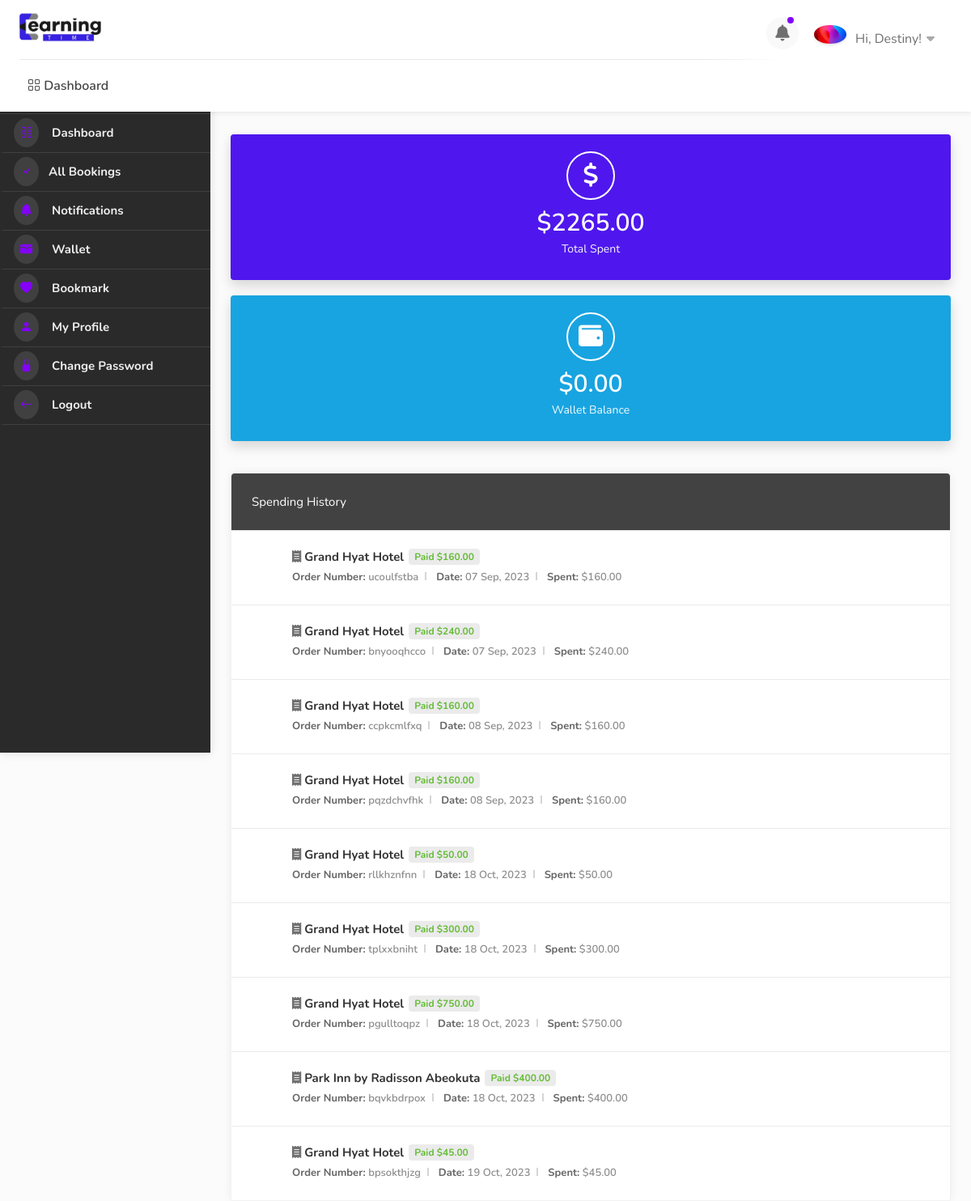
The page /en/dashboard/wallet/ (signed in) on the database its author committed.
### userauths/models.py (models this page shows, shortened)
class User(AbstractUser):
    full_name = models.CharField(max_length=1000, null=True, blank=True)
    username = models.CharField(max_length=100, null=True, blank=True)
    email = models.EmailField(unique=True)
    phone = models.CharField(max_length=100, null=True, blank=True)
    gender = models.CharField(max_length=100, choices=GENDER, null=True, blank=True)
    otp = models.CharField(max_length=100, null=True, blank=True)
    USERNAME_FIELD = "email"
    REQUIRED_FIELDS = ['username']

class Profile(models.Model):
    pid = ShortUUIDField(length=7, max_length=25, alphabet="abcdefghijklmnopqrstuvxyz123")
    image = models.ImageField(upload_to=user_directory_path, default="default.jpg", null=True, blank=True)
    user = models.OneToOneField(User, on_delete=models.CASCADE)
    full_name = models.CharField(max_length=1000, null=True, blank=True)
    phone = models.CharField(max_length=100, null=True, blank=True)
    gender = models.CharField(max_length=100, choices=GENDER, null=True, blank=True)
    country = models.CharField(max_length=100, null=True, blank=True)
    city = models.CharField(max_length=100, null=True, blank=True)
    state = models.CharField(max_length=100, null=True, blank=True)
    address = models.CharField(max_length=1000, null=True, blank=True)
    identity_type = models.CharField(choices=IDENTITY_TYPE, default="national_id_card", max_length=100, null=True, blank=True)
    identity_image = models.ImageField(upload_to=user_directory_path, default="id.jpg", null=True, blank=True)
    facebook = models.URLField(default="https://facebook.com/", null=True, blank=True)
    twitter = models.URLField(default="https://twitter.com/", null=True, blank=True)
    wallet = models.DecimalField(decimal_places=2, max_digits=12, default=0.00)
    verified = models.BooleanField(default=False)
    date = models.DateTimeField(auto_now_add=True, null=True, blank=True)
    class Meta:
        ordering = ["-date"]

### hotel/models.py (models this page shows, shortened)
class Booking(models.Model):
    user = models.ForeignKey(User, on_delete=models.SET_NULL, null=True, blank=True)
    payment_status = models.CharField(max_length=100, choices=PAYMENT_STATUS, default="initiated")
    full_name = models.CharField(max_length=1000, null=True, blank=True)
    email = models.EmailField(null=True, blank=True)
    phone = models.CharField(max_length=1000, null=True, blank=True)
    hotel = models.ForeignKey(Hotel, on_delete=models.SET_NULL, null=True)
    room_type = models.ForeignKey(RoomType, on_delete=models.SET_NULL, null=True)
    room = models.ManyToManyField(Room)
    before_discount = models.DecimalField(max_digits=12, decimal_places=2, default=0.00)
    total = models.DecimalField(max_digits=12, decimal_places=2, default=0.00)
    saved = models.DecimalField(max_digits=12, decimal_places=2, default=0.00)
    check_in_date = models.DateField()
    check_out_date = models.DateField()
    total_days = models.PositiveIntegerField(default=0)
    num_adults = models.PositiveIntegerField(default=1)
    num_children = models.PositiveIntegerField(default=0)
    checked_in = models.BooleanField(default=False)
    checked_out = models.BooleanField(default=False)
    is_active = models.BooleanField(default=True)
    checked_in_tracker = models.BooleanField(default=False, help_text="DO NOT CHECK THIS BOX")
    checked_out_tracker = models.BooleanField(default=False, help_text="DO NOT CHECK THIS BOX")
    date = models.DateTimeField(auto_now_add=True, null=True, blank=True)
    coupons = models.ManyToManyField("hotel.Coupon", blank=True)
    stripe_payment_intent = models.CharField(max_length=200,null=True, blank=True)
    success_id = ShortUUIDField(length=300, max_length=505, alphabet="abcdefghijklmnopqrstuvxyz1234567890")
    booking_id = ShortUUIDField(unique=True, length=10, max_length=20, alphabet="abcdefghijklmnopqrstuvxyz")

class Hotel(models.Model):
    user = models.ForeignKey(User, on_delete=models.CASCADE)
    name = models.CharField(max_length=100,blank=True)
    description = models.TextField( null=True, blank=True)
    image = models.FileField(upload_to="hotel_gallery")
    address = models.CharField(max_length=200)
    mobile = models.CharField(max_length=20)
    email = models.CharField(max_length=20)
    status = models.CharField(choices=HOTEL_STATUS, max_length=10, default="published", null=True, blank=True)
    tags = TaggableManager(blank=True)
    views = models.PositiveIntegerField(default=0)
    featured = models.BooleanField(default=False)
    hid = ShortUUIDField(unique=True, length=10, max_length=20, alphabet="abcdefghijklmnopqrstuvxyz")
    slug = models.SlugField(null=True, blank=True)
    date = models.DateTimeField(auto_now_add=True)
    def hotel_gallery(self):
        return HotelGallery.objects.filter(hotel=self)

### user_dashboard/views.py (the view)
# urls.py: path("wallet/", views.wallet, name="wallet"),
@login_required
def wallet(request):
    bookings = Booking.objects.filter(user=request.user, payment_status="paid")
    total_spent = Booking.objects.filter(user=request.user, payment_status="paid").aggregate(amount=models.Sum('total'))
    context = {
        "bookings":bookings,
        "total_spent":total_spent,
    }
    return render(request, "user_dashboard/wallet.html", context)

### hotel/context_processor.py (called while the page is built)
def default(request):
    if 'selection_data_obj' in request.session:
        total_selected_items = len(request.session['selection_data_obj'])
    else:
        total_selected_items = 0
    try:
        noti = Notification.objects.filter(user=request.user, seen=False)
    except:
        noti = None
    return {
        "total_selected_items": total_selected_items,
        "noti": noti,
    }

### templates/user_dashboard/wallet.html (shortened to what this page needs)
{% extends 'partials/dashboard_base.html' %}
{% load static %}
{% load i18n %}
{% block content %}
    <div id="dashboard">
        {% include 'partials/dashboard_sidebar.html' %}
        <div class="utf_dashboard_content">
            <div class="row">
                <div class="col-lg-6 col-md-12 col-sm-12">
                    <div class="utf_dashboard_stat color-5">
                        <div class="utf_dashboard_stat_content">
                            <h4>${{total_spent.amount|floatformat:2}}</h4>
                            <span>{% trans "Total Spent" %}</span>
                        </div>
                        <div class="utf_dashboard_stat_icon"><i class="fas fa-dollar"></i></div>
                    </div>
                </div>
                <div class="col-lg-6 col-md-12 col-sm-12">
                    <div class="utf_dashboard_stat color-2">
                        <div class="utf_dashboard_stat_content">
                            <h4>${{request.user.profile.wallet|floatformat:2}}</h4>
                            <span>{% trans "Wallet Balance" %}</span>
                        </div>
                        <div class="utf_dashboard_stat_icon"><i class="fas fa-wallet"></i></div>
                    </div>
                </div>
            </div>
            <div class="row">
                <div class="col-lg-12 col-md-12">
                    <div class="utf_dashboard_list_box invoices with-icons margin-top-20">
                        <h4>{% trans "Spending History" %}</h4>
                        <ul>
                            {% for b in bookings %}
                                <li><i class="fas fa-receipt"></i> <strong>{{b.hotel.name}} <span class="paid">{{b.payment_status|title}} ${{ b.total|floatformat:2 }}</span></strong>
                                    <ul>
                                        <li><span>{% trans "Order Number" %}: </span> {{b.booking_id}}</li>
                                        <li><span>{% trans "Date" %}: </span> {{b.date|date:"d M, Y"}}</li>
                                        <li><span>{% trans "Spent" %}: </span> ${{ b.total|floatformat:2 }}</li>
                                    </ul>
                                </li>
                            {% endfor %}
                        </ul>
                    </div>
                </div>
            </div>
        </div>
    </div>
{% endblock content %}

### templates/partials/dashboard_base.html (shortened to what this page needs)
{% load static %}
{% load i18n %}
<!DOCTYPE html>
<html lang="zxx">
<head>
    <link rel="stylesheet" href="{% static 'css/stylesheet.css' %}">
    <link rel="stylesheet" href="{% static 'css/mmenu.css' %}">
    <link rel="stylesheet" href="{% static 'css/perfect-scrollbar.css' %}">
    <link rel="stylesheet" href="{% static 'css/style.css' %}" id="colors">
    <link rel="stylesheet" href="https://cdn.jsdelivr.net/npm/bootstrap-icons@1.10.5/font/bootstrap-icons.css">
    <link rel="stylesheet" href="https://cdnjs.cloudflare.com/ajax/libs/font-awesome/4.7.0/css/font-awesome.css" />
    <link rel="stylesheet" href="https://cdnjs.cloudflare.com/ajax/libs/font-awesome/6.0.0/css/all.min.css" />
    <link rel="stylesheet" href="https://cdn.jsdelivr.net/npm/@mdi/font@7.2.96/css/materialdesignicons.min.css">
    <link href='https://unpkg.com/boxicons@2.1.4/css/boxicons.min.css' rel='stylesheet'>
    <link rel="stylesheet" href="https://cdn.jsdelivr.net/npm/remixicon-ligatures@2.5.0/fonts/remixicon.min.css">
    <link href="https://cdn.jsdelivr.net/npm/remixicon@2.2.0/fonts/remixicon.css" rel="stylesheet">
</head>
<body>
    <div id="main_wrapper">
        <header id="header_part" class="fixed fullwidth_block dashboard">
            <div id="header" class="not-sticky">
                <div class="container">
                    <div class="utf_left_side">
                            <div id="logo"> <a href="{% url 'hotel:index' %}"><img src="{% static 'images/logo.png' %}" alt=""></a> </div>
                        <nav id="navigation" class="style_one">
                            <ul id="responsive">
                                <li><a href="{% url 'dashboard:dashboard' %}"> <i class="bi bi-grid"></i> Dashboard</a></li>
                            </ul>
                        </nav>
                        <div class="clearfix"></div>
                    </div>
                    <div class="utf_right_side">
                        <div class="header_widget">
                            <div class="dashboard_header_button_item {% if noti %} has-noti {% endif %} js-item-menu">
                                <i class="fas fa-bell"></i>
                            </div>
                            <div class="utf_user_menu">
                                <div class="utf_user_name"><span><img src="{{request.user.profile.image.url}}" alt=""></span>{% trans "Hi" %}, {{request.user.username|title}}!</div>
                            </div>
                        </div>
                    </div>
                </div>
            </div>
        </header>
        {% block content %}
        {% endblock content %}
    </div>
</body>
</html>

### static/css/mmenu.css (style rules this page uses)
:root { --mm-line-height: 20px; --mm-listitem-size: 44px; --mm-navbar-size: 44px; --mm-offset-top: 0; --mm-offset-right: 0; --mm-offset-bottom: 0; --mm-offset-left: 0; --mm-color-border: rgba(0, 0, 0, 0.1); --mm-color-button: rgba(0, 0, 0, 0.3); --mm-color-text: rgba(0, 0, 0, 0.75); --mm-color-text-dimmed: rgba(0, 0, 0, 0.3); --mm-color-background: #f3f3f3; --mm-color-background-highlight: rgba(0, 0, 0, 0.05); --mm-color-background-emphasis: rgba(255, 255, 255, 0.4); --mm-shadow: 0 0 10px rgba(0, 0, 0, 0.3) }

### static/css/style.css (style rules this page uses)
body { color: #707070; font-size: 15px; line-height: 28px; background-color: #fff; }
body, h1, h2, h3, h4, h5, h6, input[type="text"], input[type="password"], input[type="email"], textarea, select, input[type="button"], input[type="submit"], button, #tiptip_content, .map-box p, .map-box div, .numerical-rating .utf_counter_star_rating, body .nav_responsive i.menu-trigger:after { font-family: 'Nunito', sans-serif; text-transform: none; }
h1, h2, h3, h4, h5, h6 { color: #323232; }
* { margin: 0px; padding: 0px; box-sizing: border-box; }
ul, li { margin: 0px; list-style-type: none; }

### rows shown on the page
User: user.profile.image (picture), user.username "Destiny", user.profile.wallet "0.00"
Booking: hotel.name "Grand Hyat Hotel", payment_status "Paid", total "160.00", booking_id "ucoulfstba", date "07 Sep, 2023"
Booking: hotel.name "Grand Hyat Hotel", payment_status "Paid", total "240.00", booking_id "bnyooqhcco", date "07 Sep, 2023"
Booking: hotel.name "Grand Hyat Hotel", payment_status "Paid", total "160.00", booking_id "ccpkcmlfxq", date "08 Sep, 2023"
Booking: hotel.name "Grand Hyat Hotel", payment_status "Paid", total "160.00", booking_id "pqzdchvfhk", date "08 Sep, 2023"
Booking: hotel.name "Grand Hyat Hotel", payment_status "Paid", total "50.00", booking_id "rllkhznfnn", date "18 Oct, 2023"
Booking: hotel.name "Grand Hyat Hotel", payment_status "Paid", total "300.00", booking_id "tplxxbniht", date "18 Oct, 2023"
Booking: hotel.name "Grand Hyat Hotel", payment_status "Paid", total "750.00", booking_id "pgulltoqpz", date "18 Oct, 2023"
Booking: hotel.name "Park Inn by Radisson Abeokuta", payment_status "Paid", total "400.00", booking_id "bqvkbdrpox", date "18 Oct, 2023"
Booking: hotel.name "Grand Hyat Hotel", payment_status "Paid", total "45.00", booking_id "bpsokthjzg", date "19 Oct, 2023"

### other values the page prints
{{ total_spent.amount|floatformat:2 }} "2265.00"
